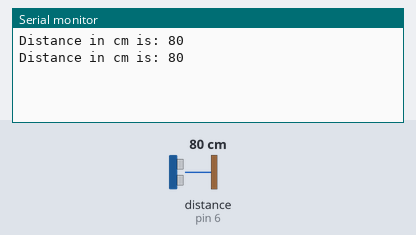
A sketch run on a simulated Arduino Uno, built with avr-gcc and run on an emulated ATmega328P. Shown: the last lines printed to the serial monitor. Wiring (inferred from the names in the program): ultrasonic range finder: trigger pin 5; echo pin 6. The inputs (shaded band) are chosen by the test bench; at power-on: distance to the obstacle (sensor on pin 6) 80 cm. The echo pulse lasts 58.3 µs per cm.

Above: at 1.8 s.
1.9 s: distance to the obstacle (sensor on pin 6) set to 2 cm
At 2.8 s:
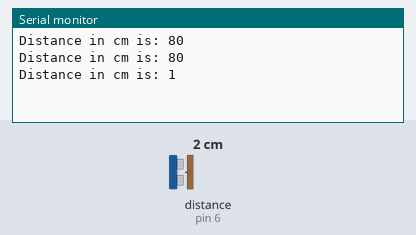
3.4 s: distance to the obstacle (sensor on pin 6) set to 4 cm
At 4.8 s:
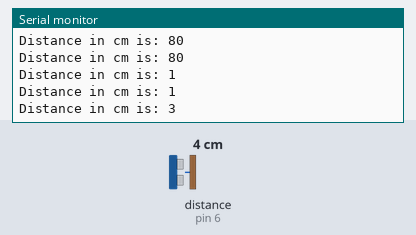
Timing chart, 0 to 6.4 s (numbered marks = the images above; inputs shaded):
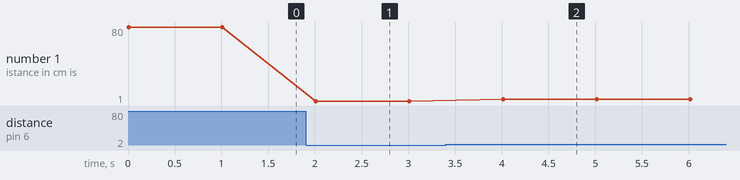

Measured:
- after the input at 1.9 s, the serial monitor: prints a new line after 0.11 s (image 1)
- after the input at 3.4 s, the serial monitor: prints a new line after 0.61 s (image 2)
- plotted number 1: 80 → 1 after the input at 1.9 s, 1 → 3 after the input at 3.4 s

The sketch:

ArduinoPing.ino
```cpp
//define pin 5 as trig and pin 6 as echo
const int TRIG = 5;
const int ECHO = 6;
//define value to keep track of: duration of pulse
//and the final distance in cm
int pulse_duration;
int distance_cm;

void setup() {
  // begin serial comms
  Serial.begin(9600);
  //set echo as receiver and trig as trigger
  pinMode(TRIG, OUTPUT);
  pinMode(ECHO, INPUT);
}

void loop() {
  // setting echo and trig to low to init
  digitalWrite(TRIG, LOW);
  digitalWrite(ECHO, LOW);
  delayMicroseconds(5);
  //10 microseconds trigger pulse
  digitalWrite(TRIG, HIGH);
  delayMicroseconds(10);
  digitalWrite(TRIG, LOW);
  //reading time of the counter using pulseIn
  //https://www.arduino.cc/reference/en/language/functions/advanced-io/pulsein/
  pulse_duration = pulseIn(ECHO, HIGH);
  //Sound travels at 343 meters per second, which means it needs 29.155 microseconds per centimeter.
  //So, we have to divide the duration by 29 and then by 2, because the sound has to travel the distance twice
  distance_cm = pulse_duration/29/2;
  Serial.print("Distance in cm is: ");
  Serial.print(distance_cm);
  Serial.print("\n");
  delay(1000);

}
```
